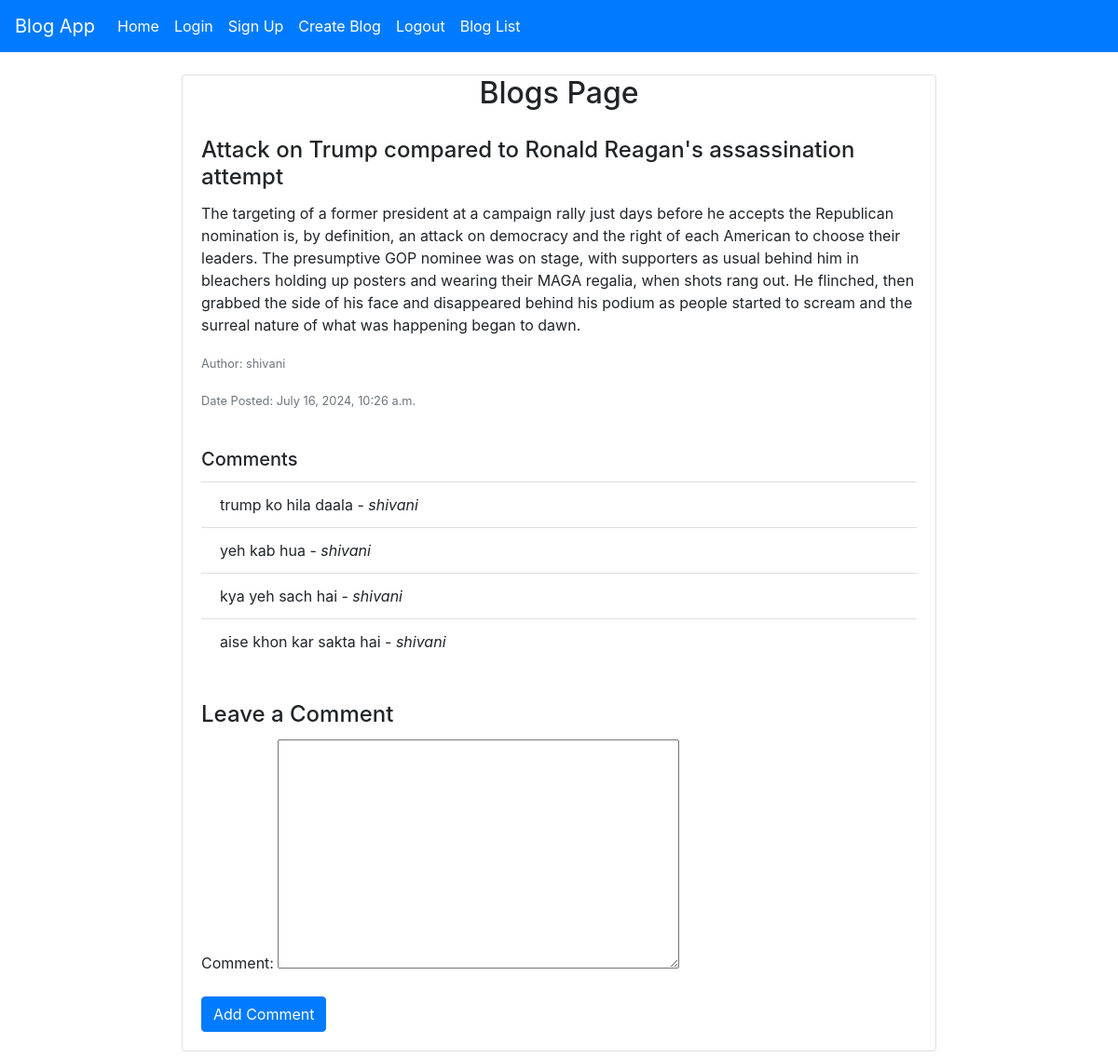
Page /blog/8/ on the committed database.
### app/models.py (models this page shows, shortened)
class Blog(models.Model):
    title=models.CharField(max_length=100)
    content=models.TextField()
    author = models.ForeignKey(User, on_delete=models.CASCADE)
    date_posted = models.DateTimeField(auto_now_add=True)

class Comment(models.Model):
    blog = models.ForeignKey(Blog, on_delete=models.CASCADE, related_name='comments')
    comment = models.TextField()
    author = models.ForeignKey(User, on_delete=models.CASCADE)

### app/views.py (the view)
# urls.py: path('blog/<int:blog_id>/', views.blog_detail, name='blog_detail'),
def blog_detail(request, blog_id):
    blog = get_object_or_404(Blog, id=blog_id)
    comments = blog.comments.all()  # Get all comments for this blog
    if request.method == 'POST':
        comment_form = CommentForm(request.POST)
        if comment_form.is_valid():
            new_comment = comment_form.save(commit=False)
            new_comment.blog = blog
            new_comment.author = request.user
            new_comment.save()
            messages.success(request, 'Your comment has been added ')
            return redirect('blog_detail', blog_id=blog.id)
    else:
        comment_form = CommentForm()
    return render(request, 'blog_detail.html', {
        'blog': blog,
        'comments': comments,
        'comment_form': comment_form
    })

### app/forms.py
class CommentForm(forms.ModelForm):
    class Meta:
        model=Comment
        fields=['comment']

### app/templates/blog_detail.html (shortened to what this page needs)
 {% extends "base.html" %}
{% block content %}
    <div class="container mt-3">
        <div  class="card mb-4 w-75 mx-auto shadow">
            <h2 class="text-center">Blogs Page</h2>
            <div class="card-body">
                <h4 class="card-title">{{ blog.title }}</h4>
                <p class="card-text">{{ blog.content }}</p>
                <p class="card-text"><small class="text-muted">Author: {{ blog.author.username }}</small></p>
                <p class="card-text"><small class="text-muted">Date Posted: {{ blog.date_posted }}</small></p>
            </div>
            <div class="card-body">
                <strong><h5 class="card-title">Comments</h5></strong>
                <ul class="list-group list-group-flush">
                    {% for comment in comments %}
                        <li class="list-group-item">
                            {{ comment.comment }} - <em>{{ comment.author.username }}</em> {{ comment.date_posted }}
                        </li>
                    {% endfor %}
                </ul>
            </div>
            <div class="card-body">
                <h4 class="card-title">Leave a Comment</h4>
                <form method="post">
                    {{ comment_form.as_p }}
                    <button type="submit" class="btn btn-primary">Add Comment</button>
                </form>
            </div>
        </div>
    </div>
    {% endblock content %}

### app/templates/base.html (shortened to what this page needs)
<!DOCTYPE html>
<html lang="en">
<head>
    <link rel="stylesheet" href="https://cdn.jsdelivr.net/npm/bootstrap@4.0.0/dist/css/bootstrap.min.css">
</head>
<body>
    <nav class="navbar navbar-expand-lg navbar-light bg-primary">
        <a class="navbar-brand text-white" href="#">Blog App</a>
        <div class="collapse navbar-collapse" id="navbarNav">
            <ul class="navbar-nav">
                <li class="nav-item active">
                    <a class="nav-link text-white" href="{% url 'dashboard' %}">Home <span class="sr-only">(current)</span></a>
                </li>
                <li class="nav-item">
                    <a class="nav-link text-white" href="{% url 'login' %}">Login</a>
                </li>
                <li class="nav-item">
                    <a class="nav-link text-white" href="{% url 'register' %}">Sign Up</a>
                </li>
                <li class="nav-item">
                    <a class="nav-link text-white" href="{% url 'create_blog' %}">Create Blog</a>
                </li>
                <li class="nav-item">
                    <a class="nav-link text-white" href="{% url 'logout' %}">Logout</a>
                </li>
                <li class="nav-item">
                    <a class="nav-link text-white" href="{% url 'blog-list' %}">Blog List</a>
                </li>
            </ul>
        </div>
    </nav>
    <div class="container mt-4">
        {% block content %}
        {% endblock %}
    </div>
</body>
</html>

### rows in the picture
Blog: title "Attack on Trump compared to Ronald Reagan's assassination attempt", content "The targeting of a former president at a campaign rally just days before he accepts the Republican nomination is, by definition, an attack on democracy and the right of each American to choose their leaders. The presumptive GOP nominee was on stage, with supporters as usual behind him in bleachers holding up posters and wearing their MAGA regalia, when shots rang out. He flinched, then grabbed the side of his face and disappeared behind his podium as people started to scream and the surreal nature of what was happening began to dawn.", author.username "shivani", date_posted "July 16, 2024, 10:26 a.m."
Comment: comment "trump ko hila daala", author.username "shivani"
Comment: comment "yeh kab hua", author.username "shivani"
Comment: comment "kya yeh sach hai", author.username "shivani"
Comment: comment "aise khon kar sakta hai", author.username "shivani"
